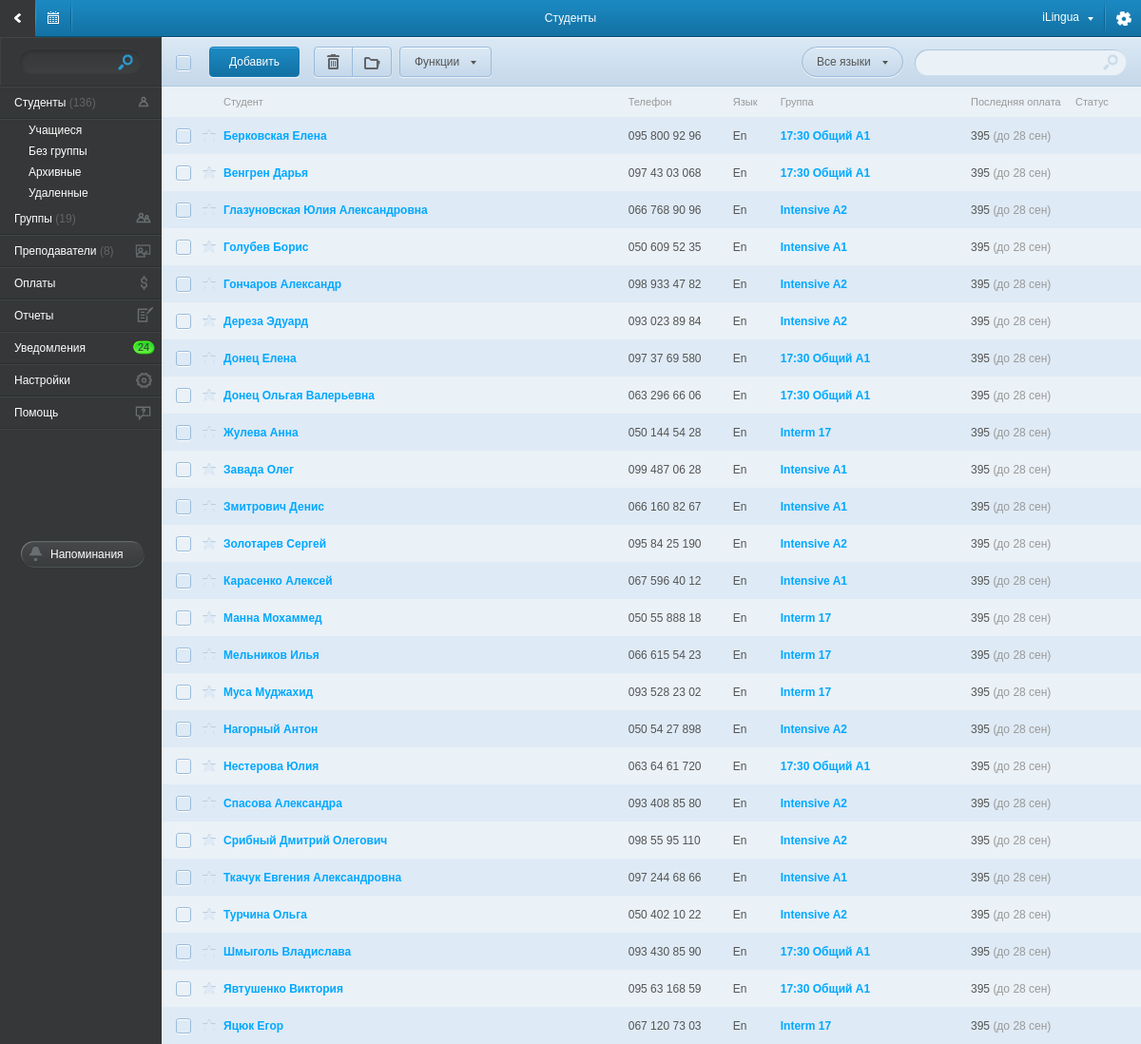
The page / on the database its author committed.
### tables this page shows
CREATE TABLE IF NOT EXISTS `student` (
  `id` int(6) NOT NULL auto_increment,
  `fio` varchar(255) NOT NULL,
  `fio_name` varchar(150) NOT NULL,
  `fio_sname` varchar(150) NOT NULL,
  `fio_mname` varchar(150) NOT NULL,
  `mail` varchar(50) default NULL,
  `phone` varchar(50) NOT NULL,
  `address` varchar(255) default NULL,
  `birthday` timestamp NULL default '0000-00-00 00:00:00',
  `status` int(3) default NULL,
  `comment` text,
  `business_info` varchar(255) default NULL,
  `from_know` varchar(150) default NULL,
  `discount` int(2) default NULL,
  `date` timestamp NOT NULL default '0000-00-00 00:00:00',
  `status_id` int(5) default NULL,
  `test_lesson` timestamp NULL default '0000-00-00 00:00:00',
  `info_obj` text,
  `star` varchar(3) NOT NULL default 'off',
  `delete` varchar(15) NOT NULL default 'live',
  PRIMARY KEY  (`id`)
);

### application/controllers/main.php (called while the page is built, shortened)
<?php if ( ! defined('BASEPATH')) exit('No direct script access allowed');
class main extends CI_Controller{
    function __construct() {
        $this->load->database();
        $this->load->model('list_model',    'list');
        $this->load->model('student_model', 'student');
        $this->load->model('group_model',   'group');
        $this->load->model('payment_model', 'payment');
        $this->load->model('teacher_model', 'teacher');
        $this->load->model('schedule_model','schedule');
        $this->load->helper('valid_data');
        $this->load->helper('date_convert');
        $this->load->helper('student');
        $this->load->helper('other');
    }
    function index(){ $this->students(); }
    function students( $param = 'live', $status = 1 ){
        $menu_data['student_status']    = $this->list->get_student_status();
        $st_data['status_list']         = $menu_data['student_status'];
        $st_data['lang_list']           = $this->list->get_lang();
        if( $param == 'status' ){
            $st_data['students_list']       = $this->student->get_students_for_status($status);
            $main_data_ar['right_content']  = $this->load->view('page/students_without_group_view', $st_data, TRUE);
        }
        elseif( $param == 'without_group'){
            $st_data['students_list']       = $this->student->get_students_without_group();
            $main_data_ar['right_content']  = $this->load->view('page/students_without_group_view', $st_data, TRUE);
        }
        elseif( $param == 'delete' ){
            $st_data['students_list']       = $this->student->get_del_student();
            $main_data_ar['right_content']  = $this->load->view('page/students_without_group_view', $st_data, TRUE);
        }
        else{
            $st_data['students_list']       = $this->student->get_students_with_lang_group( $param );
            $main_data_ar['right_content']  = $this->load->view('page/students_view', $st_data, TRUE);
        }
        $main_data_ar['title']          = 'Студенты';
        $menu_data['is_students']       = TRUE;
        $main_data_ar['left_menu']      = $this->load->view('component/left_menu_view', $menu_data, TRUE);
        $this->load->view('main_view', $main_data_ar );
    }
}

### index.php (called while the page is built, shortened)
<?php
require_once BASEPATH.'core/CodeIgniter.php';

### application/models/student_model.php (called while the page is built, shortened)
<?php if ( ! defined('BASEPATH')) exit('No direct script access allowed');
class student_model extends CI_Model{
    function get_students_with_lang_group( $param ){
        $query = $this->db->query("
                        SELECT
                            student.*,
                            school_groups.name AS `group_name`, school_groups.id AS `group_id`,
                            lang.short_name AS `lang_name`,
                            lang.id AS `lang_id`
                        FROM
                            `student`, `school_groups`, `student_school_groups`, `lang`
                        WHERE
                            student.id = student_school_groups.student_id
                            AND
                            school_groups.id = student_school_groups.school_groups_id
                            AND
                            school_groups.lang_id = lang.id
                            AND
                            student.delete = '{$param}'
                        GROUP BY student_school_groups.id
                        ORDER BY student.fio
                        ");
        $result_ar = NULL;
        foreach ( $query->result_array() as $row ){
            foreach( $row as $key => $val ){
                if( $key == 'group_name' )
                    $result_ar[$row['id']][$key][$row['group_id']] = $val;
                elseif( $key == 'lang_name' )
                    $result_ar[$row['id']][$key][$row['lang_id']] = $val;
                else
                    $result_ar[$row['id']][$key] = $val;
            }
        }
        return $result_ar;
    }
}

### application/views/page/students_view.php (the view, shortened to what this page needs)
<div id="right_content">
    <div id="fix_space">
        <div id="fix_top_menu">
            <div id="content_top_block">
                <div id="group_top_block">
                    <div id="check_all_block">
                    </div>
                    <a href="/add_student/" class="top_left_btn_action" style="left:50px;">Добавить</a>
                    <a href="javascript:void(0)" class="top_left_btn top_left_btn_left top_left_btn_del"        style="left:160px;"
                       onclick="del_students('delete')">
                        <div></div>
                    </a>
                    <a href="javascript:void(0)" class="top_left_btn top_left_btn_right top_left_btn_catalog"   style="left:200px;"
                       onclick="del_students('arhive')">
                        <div></div>
                    </a>
                    <a href="javascript:void(0)" class="top_left_btn top_left_btn_list show_slide_list" style="left:250px; width: 80px; position:absolute;">
                        <div>Функции</div>
                    </a>
                    <a href="javascript:void(0)" class="top_left_btn top_left_btn_list show_slide_list lang_filter" style="right:250px; width: 90px; position:absolute;">
                        <div class="jq_lang_filter_title">Все языки</div>
                    </a>
                    <div class="filter_group_top">
                        <input type="text" name="group_filter" id="group_filter" class="jq_st_search" />
                    </div>
                </div>
            </div>
        </div>
    </div>
    <table class="group_tbl student_tdl">
        <tr class="group_first_tr">
            <td style="width: 35px;"></td>
            <td style="width: 30px;"></td>
            <td>Студент</td>
            <td style="width: 110px;">Телефон</td>
            <td style="width: 50px;">Язык</td>
            <td>Группа</td>
            <td style="width: 110px;">Последняя оплата</td>
            <td>Статус</td>
        </tr>
        <?
        if ($students_list != NULL):
            foreach ($students_list as $student_ar):
                ?>
                <tr class="jq_student_str">
                    <td>
                    </td>
                    <td class="group_tbl_star">
                    </td>
                    <td><a href="/student_cart/<?= $student_ar['id'] ?>/"><?= $student_ar['fio'] ?></a></td>
                    <td><?= $student_ar['phone'] ?></td>
                    <td>
                        <?
                        if (isset($student_ar['lang_name'])) {
                            foreach ($student_ar['lang_name'] as $lang_name)
                                echo $lang_name . '&nbsp;&nbsp;';
                        }
                        else
                            echo 'None'
                            ?>
                    </td>
                    <td>
                        <?
                        if (isset($student_ar['group_name'])) {
                            foreach ($student_ar['group_name'] as $group_id => $group_name)
                                if ($group_name != 'Индивидуал')
                                    echo '<a href="/group_cart/' . $group_id . '/" >' . $group_name . '</a>&nbsp;&nbsp; ';
                                else
                                    echo '<a href="/student_cart/' . $student_ar['id'] . '/">Индивидуал</a>&nbsp;&nbsp; ';
                        }
                        else
                            echo 'None'
                            ?>
                    </td>
                    <td>395 <span>(до 28 сен)</span></td>
                    <td>
                    </td>
                </tr>
                <?
            endforeach;
        else:
            ?>
            <tr>
                <td colspan="8" style="text-align: center;"> В данной категории нет записей </td>
            </tr>
<? endif; ?>
    </table>
</div>

### application/views/component/left_menu_view.php (shortened to what this page needs)
<div id="left_menu">
    <div id="left_menu_relative">
        <div class="left_menu_width">
            <div id="left_menu_search">
                <form action="#" method="post">
                    <input type="text" name="search" />
                </form>
            </div>
            <a class="left_menu_btn" href="/students/" >
                Студенты
                <span>(136)</span>
                <span id="bg_left_menu_student" class="left_manu_img"></span>
            </a>
            <? if( isset($is_students) ):?>
            <ul class="left_link_list">
                <li><a href="/students/">Учащиеся</a></li>
                <li><a href="/students/without_group/">Без группы</a></li>
                <li><a href="/students/arhive/">Архивные</a></li>
                <li><a href="/students/delete/">Удаленные</a></li>
            </ul>
            <? endif;?>
            <a class="left_menu_btn" href="/groups/" >
                Группы
                <span>(19)</span>
                <span id="bg_left_menu_groups" class="left_manu_img"></span>
            </a>
            <a class="left_menu_btn" href="/teachers/" >
                Преподаватели
                <span>(8)</span>
                <span id="bg_left_menu_teacher" class="left_manu_img"></span>
            </a>
            <a class="left_menu_btn" href="/payment/" >
                Оплаты
                <span id="bg_left_menu_pay" class="left_manu_img"></span>
            </a>
            <a class="left_menu_btn" href="" >
                Отчеты
                <span id="bg_left_menu_report" class="left_manu_img"></span>
            </a>
            <a class="left_menu_btn" href="" >
                Уведомления
                <span id="bg_left_menu_ticket" class="left_manu_img">24</span>
            </a>
            <a class="left_menu_btn" href="" >
                Настройки
                <span id="bg_left_menu_options" class="left_manu_img"></span>
            </a>
            <a class="left_menu_btn" href="" >
                Помощь
                <span id="bg_left_menu_help" class="left_manu_img"></span>
            </a>
            <a href="#" id="left_menu_memo_btn" >Напоминания</a>
        </div>
    </div>
</div>

### application/views/main_view.php (shortened to what this page needs)
<!DOCTYPE HTML PUBLIC "-//W3C//DTD HTML 4.01 Transitional//EN" "http://www.w3.org/TR/html4/loose.dtd">
<html>
    <head>
        <link rel="stylesheet" type="text/css" href="/css/reset.css" />
        <link rel="stylesheet" type="text/css" href="/css/ezmark.css" />
        <link rel="stylesheet" type="text/css" href="/css/chosen.css" />
        <link rel="stylesheet" type="text/css" href="/css/flick/jquery-ui-1.8.18.custom.css" />
        <link rel="stylesheet" type="text/css" href="/css/jquery.jscrollpane.css" />
        <link rel="stylesheet" type="text/css" href="/css/main.css" />
    </head>
    <body>
        <center>
            <div id="main">
                <div id="top_block">
                    <h1><? if( isset($title) ) echo $title?></h1>
                    <div id="top_option_btn"></div>
                    <div id="top_calendar_btn" onclick="document.location.href='/schedule/realy/'"></div>
                    <div id="top_back_btn"></div>
                    <div id="top_sitename_btn" class="show_slide_list">
                        iLingua
                    </div>
                </div>
                <div id="center">
                      <?=$left_menu?>
                    <?=$right_content?>
                </div>
            </div>
        </center>
    </body>
</html>

### rows shown on the page
student: fio "Берковская Елена", phone "095 800 92 96", lang_name "En", group_name "17:30 Общий А1"
student: fio "Венгрен Дарья", phone "097 43 03 068", lang_name "En", group_name "17:30 Общий А1"
student: fio "Глазуновская Юлия Александровна", phone "066 768 90 96", lang_name "En", group_name "Intensive A2"
student: fio "Голубев Борис", phone "050 609 52 35", lang_name "En", group_name "Intensive A1"
student: fio "Гончаров Александр", phone "098 933 47 82", lang_name "En", group_name "Intensive A2"
student: fio "Дереза Эдуард", phone "093 023 89 84", lang_name "En", group_name "Intensive A2"
student: fio "Донец Елена", phone "097 37 69 580", lang_name "En", group_name "17:30 Общий А1"
student: fio "Донец Ольгая Валерьевна", phone "063 296 66 06", lang_name "En", group_name "17:30 Общий А1"
student: fio "Жулева Анна", phone "050 144 54 28", lang_name "En", group_name "Interm 17"
student: fio "Завада Олег", phone "099 487 06 28", lang_name "En", group_name "Intensive A1"
student: fio "Змитрович Денис", phone "066 160 82 67", lang_name "En", group_name "Intensive A1"
student: fio "Золотарев Сергей", phone "095 84 25 190", lang_name "En", group_name "Intensive A2"
student: fio "Карасенко Алексей", phone "067 596 40 12", lang_name "En", group_name "Intensive A1"
student: fio "Манна Мохаммед", phone "050 55 888 18", lang_name "En", group_name "Interm 17"
student: fio "Мельников Илья", phone "066 615 54 23", lang_name "En", group_name "Interm 17"
student: fio "Муса Муджахид", phone "093 528 23 02", lang_name "En", group_name "Interm 17"
student: fio "Нагорный Антон", phone "050 54 27 898", lang_name "En", group_name "Intensive A2"
student: fio "Нестерова Юлия", phone "063 64 61 720", lang_name "En", group_name "17:30 Общий А1"
student: fio "Спасова Александра", phone "093 408 85 80", lang_name "En", group_name "Intensive A2"
student: fio "Срибный Дмитрий Олегович", phone "098 55 95 110", lang_name "En", group_name "Intensive A2"
student: fio "Ткачук Евгения Александровна", phone "097 244 68 66", lang_name "En", group_name "Intensive A1"
student: fio "Турчина Ольга", phone "050 402 10 22", lang_name "En", group_name "Intensive A2"
student: fio "Шмыголь Владислава", phone "093 430 85 90", lang_name "En", group_name "17:30 Общий А1"
student: fio "Явтушенко Виктория", phone "095 63 168 59", lang_name "En", group_name "17:30 Общий А1"
student: fio "Яцюк Егор", phone "067 120 73 03", lang_name "En", group_name "Interm 17"

### other values the page prints
$title "Студенты"
